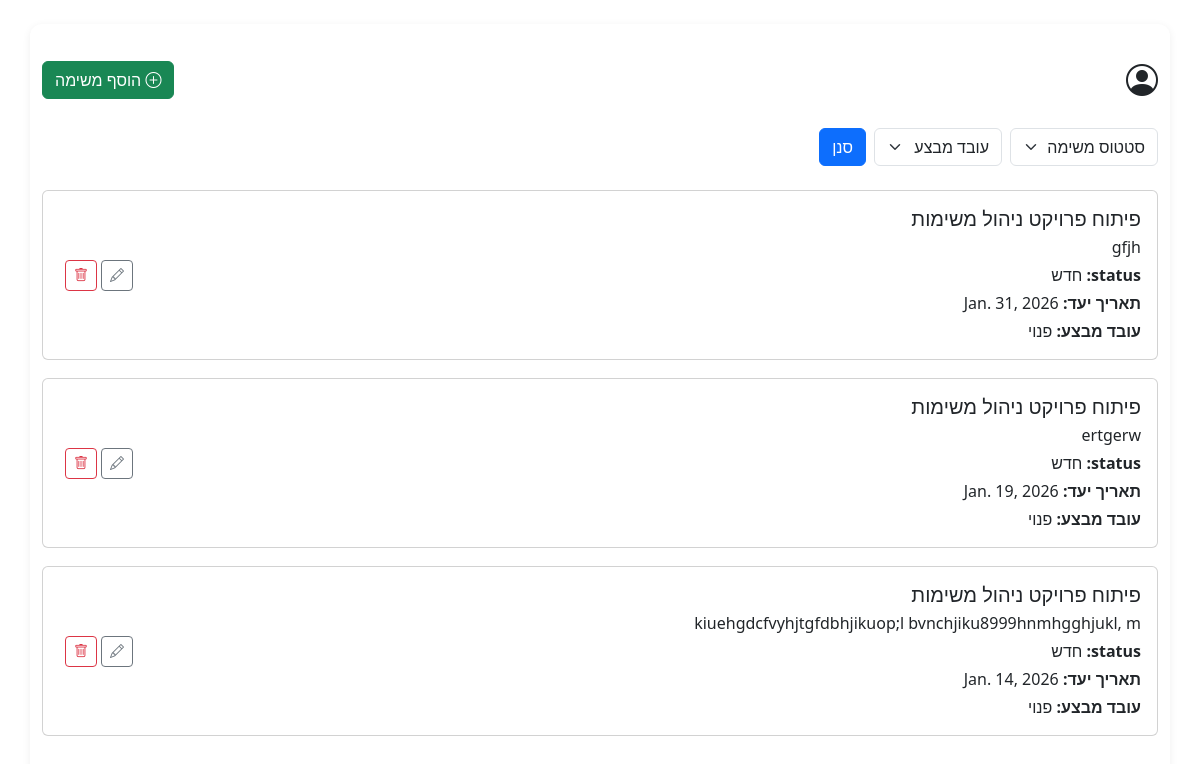
Page /TMApp/tasks/ (signed in) on the earlier database version.
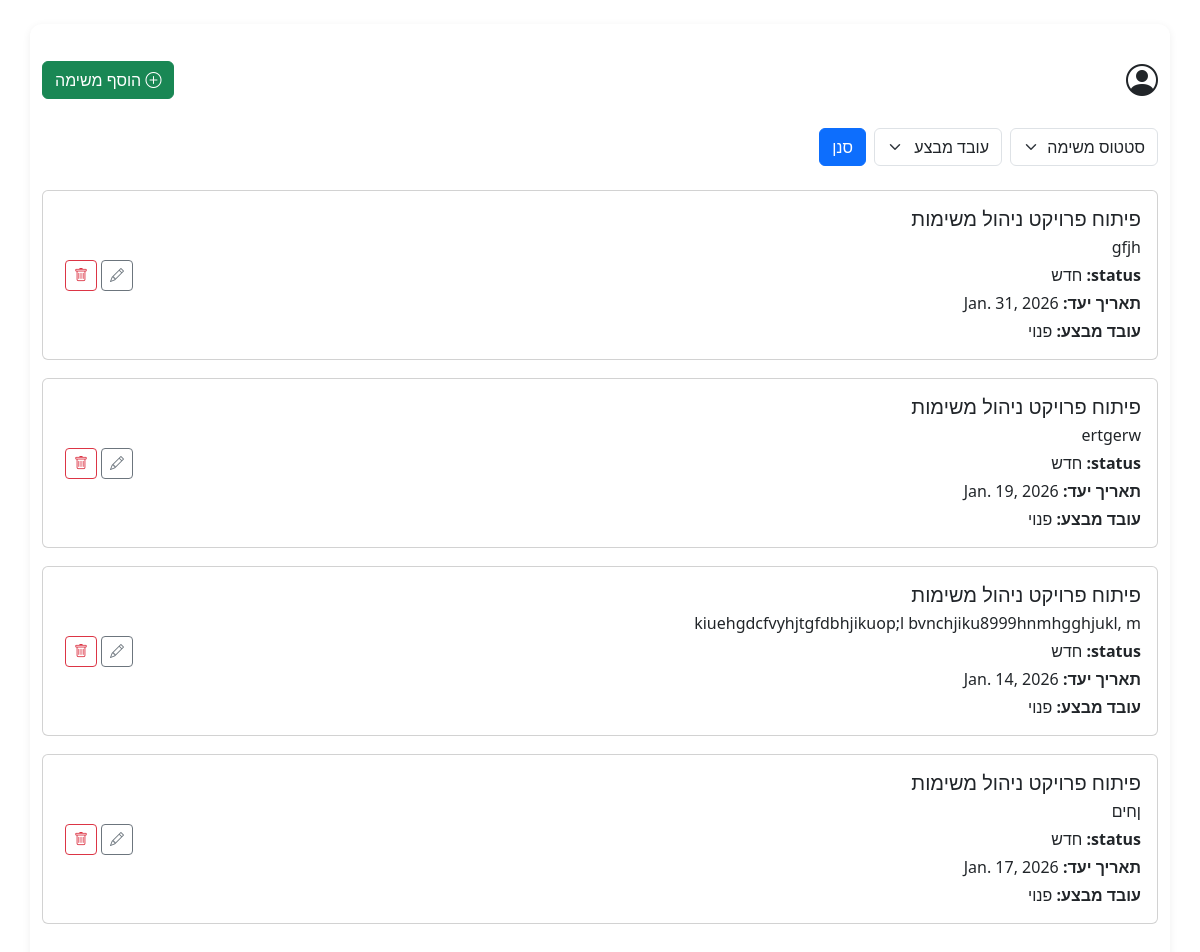
Same page on the later database version.
### TasksManagementApp/models.py (models this page shows, shortened)
class Task(models.Model):
    STATUS_CHOICES = [(1,"new"),(2,"in process"),(3,"completed")]
    task_id = models.AutoField(primary_key=True)
    task_name = models.CharField(max_length=100,blank=False, null=False)
    task_description = models.TextField(blank=False, null=False)
    task_last_date = models.DateField(blank=True, null=True)
    task_completed_date = models.DateField(blank=True, null=True)
    task_status = models.IntegerField(choices=STATUS_CHOICES,blank=False, null=False)
    employee = models.ForeignKey(settings.AUTH_USER_MODEL,on_delete=models.PROTECT,related_name='myTasks',blank=True, null=True)
    task_team = models.ForeignKey('Team',on_delete=models.PROTECT,related_name='tasks',blank=False, null=False)

### TasksManagementApp/views.py (the view)
# urls.py: path('tasks/', views.tasks, name='tasks'),
@login_required
def tasks(request):
    user = request.user
    role = user.employee_role
    employees = Employee.objects.all()
    tasks_qs = get_tasks_for_current_user(request)
    status = request.GET.get('status')
    employee = request.GET.get('employee')
    if status:
        tasks_qs = tasks_qs.filter(task_status=status)
    if employee:
        tasks_qs = tasks_qs.filter(employee_id=employee)
    return render(request, 'tasks.html', {
        'user': user,
        'role': role,
        'tasks': tasks_qs,
        'employees': employees,
        'form': AddTaskForm(),
    })

### TasksManagementApp/forms.py
class AddTaskForm(forms.ModelForm):
    class Meta:
        model = Task
        fields = ['task_name', 'task_description', 'task_last_date', 'employee']
        widgets = {
            'task_name': forms.TextInput(attrs={'class': 'form-control'}),
            'task_description': forms.Textarea(attrs={'class': 'form-control', 'rows': 3}),
            'task_last_date': forms.DateInput(attrs={'class': 'form-control', 'type': 'date'}),
            'employee': forms.Select(attrs={'class': 'form-select'}),
        }
    task_last_date = forms.DateField(widget=forms.DateInput(attrs={'type': 'date'}))

### TasksManagementApp/models.py (called while the page is built)
    def __str__(self):
        return self.username

### TasksManagementApp/views.py (called while the page is built)
def get_tasks_for_current_user(request):
        return Task.objects.filter(task_team=request.user.team_code)

### TasksManagementApp/Templates/tasks.html (shortened to what this page needs)
{% load static %}
<!DOCTYPE html>
<html lang="he">
<head>
    <link rel="stylesheet" href="{% static 'styles.css' %}">
    <link href="https://cdn.jsdelivr.net/npm/bootstrap@5.3.3/dist/css/bootstrap.rtl.min.css" rel="stylesheet">
    <link href="https://cdn.jsdelivr.net/npm/bootstrap-icons@1.11.3/font/bootstrap-icons.css" rel="stylesheet">
</head>
<body dir="rtl">
<div class="container mt-4">
    <div class="d-flex justify-content-between align-items-center mb-4">
        <div class="user-menu">
            <i class="bi bi-person-circle fs-2"></i>
        </div>
        {% if role == 1 %}
            <button class="btn btn-success" data-bs-toggle="modal" data-bs-target="#addTaskModal">
                <i class="bi bi-plus-circle"></i> הוסף משימה
            </button>
        {% endif %}
    </div>
    <form method="get" class="row g-2 align-items-center mb-4">
        <div class="col-auto">
            <select name="status" class="form-select">
                <option value="">סטטוס משימה</option>
            </select>
        </div>
        <div class="col-auto">
            <select name="employee" class="form-select">
                <option value="">עובד מבצע</option>
            </select>
        </div>
        <div class="col-auto">
            <button type="submit" class="btn btn-primary">סנן</button>
        </div>
    </form>
    <div>
        {% for task in tasks %}
        <div class="card task-card">
            <div class="card-body d-flex justify-content-between align-items-center">
                <div>
                    <h5 class="card-title mb-1">{{ task.task_name }}</h5>
                    {% if task.task_description %}
                    <p class="card-text mb-1">{{ task.task_description }}</p>
                    {% endif %}
                    <div class="mb-1"><strong>status:</strong>
                        {% if task.task_status == 1 %}
                            חדש
                        {% elif task.task_status == 2 %}
                            בתהליך
                        {% elif task.task_status == 3 %}
                            הושלם
                        {% endif %}
                    </div>
                    {% if task.task_last_date %}
                        <div class="mb-1"><strong>תאריך יעד:</strong> {{ task.task_last_date }}</div>
                    {% endif %}
                    <div>
                        <strong>עובד מבצע:</strong>
                        {% if task.employee %}
                            {{ task.employee.username }}
                        {% else %}
                            {% if task.task_id and role != 1 %}
                                <form method="post" action="{% url 'take_task' task.task_id %}" style="display:inline;">
                                    {% csrf_token %}
                                    <button class="btn btn-outline-primary btn-sm">קח משימה</button>
                                </form>
                            {% else %}
                                <span>פנוי</span>
                            {% endif %}
                        {% endif %}
                    </div>
                </div>
                <div class="task-actions d-flex align-items-center">
                    {% if role == 1 and task.employee is None %}
                            {% if task.task_id and task.task_status != 2  %}
                                <a href="{% url 'edit_task' task.task_id %}" class="btn btn-outline-secondary btn-sm me-1">
                                    <i class="bi bi-pencil"></i>
                                </a>
                            {% endif %}
                        {% if task.task_id %}
                        <form method="post" action="{% url 'delete_task' task.task_id %}" style="display:inline;">
                            <button class="btn btn-outline-danger btn-sm" title="מחק">
                                <i class="bi bi-trash"></i>
                            </button>
                        </form>
                        {% endif %}
                    {% endif %}
                </div>
            </div>
        </div>
        {% empty %}
            <div class="alert alert-info">אין משימות להצגה.</div>
        {% endfor %}
    </div>
</div>
</body>
</html>

### TasksManagementApp/static/styles.css (style rules this page uses)
body { background: #f4f6fa; font-family: 'Segoe UI', Arial, sans-serif; }
.container { max-width: 700px; margin: 40px auto; background: #fff; border-radius: 12px; box-shadow: 0 2px 8px #0001; padding: 32px; }

### TasksManagementApp/Templates/tasks.html (style rules this page uses)
.user-menu { position: relative; display: inline-block; }
.task-card { margin-bottom: 18px; }
.task-actions button { margin-left: 6px; }

Differences in the rows shown:
added Task: task_name "פיתוח פרויקט ניהול משימות", task_description "ןחים", task_status "חדש", task_last_date "Jan. 17, 2026", shows "פנוי"
